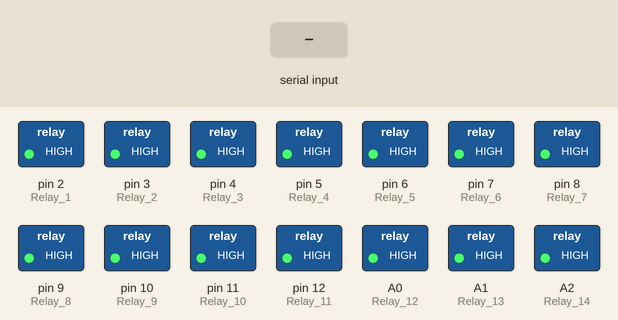
The sketch below on a simulated Arduino Uno, built with avr-gcc and run on an emulated ATmega328P. Shown: switched loads named in the sketch (green lamp = pin HIGH). The test bench sets the inputs (shaded band). What the sketch prints to the serial monitor is not drawn.

Above: at 1.2 s.
1.3 s: "A" received over Serial
At 2.5 s:
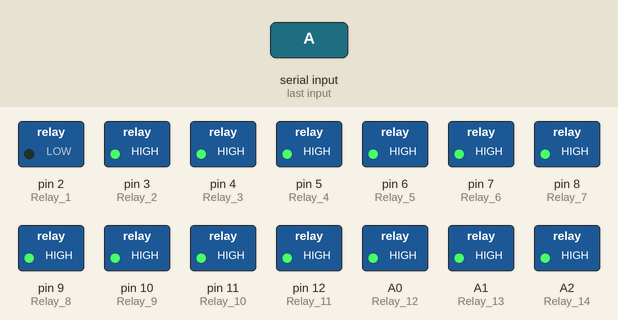
2.8 s: byte 74 ('J') received over Serial
At 3.8 s:
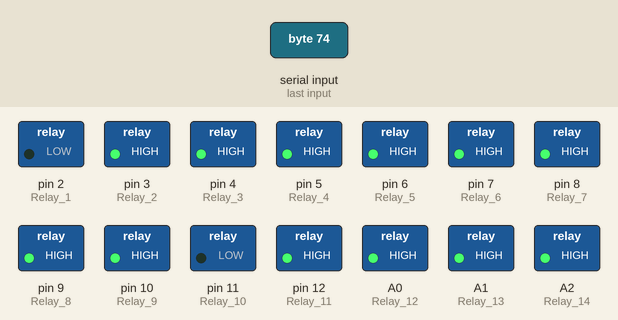
4.3 s: byte 75 ('K') received over Serial
At 4.9 s:
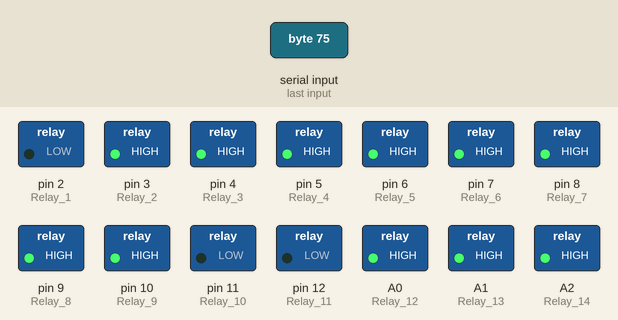
5.8 s: byte 76 ('L') received over Serial
At 6.1 s:
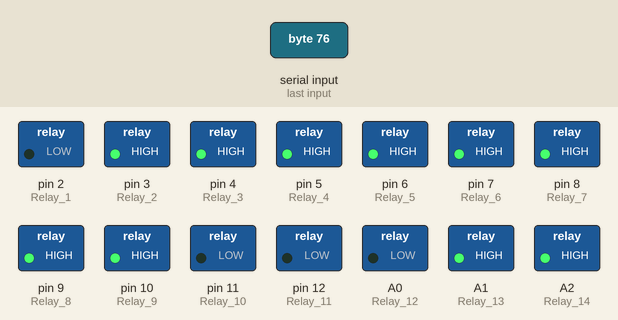
7.3 s: byte 77 ('M') received over Serial
At 8.4 s:
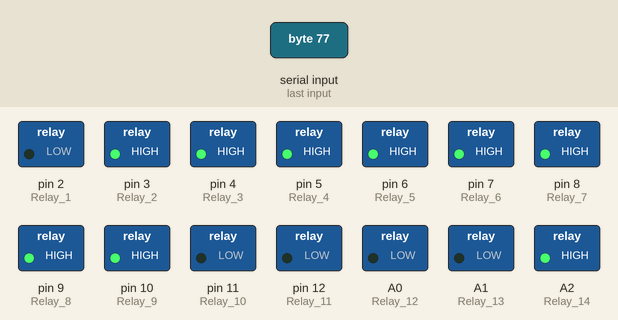
8.8 s: byte 78 ('N') received over Serial
At 9.5 s:
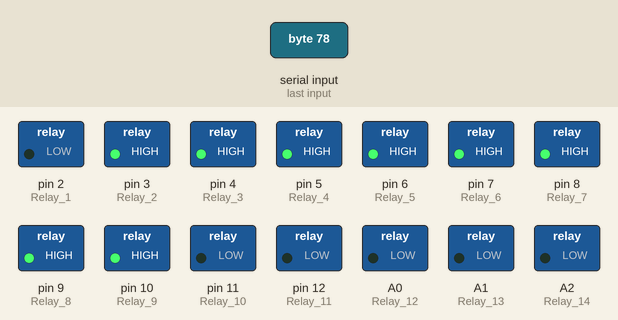
Timing chart, 0 to 11.3 s (numbered marks = the images above; inputs shaded):
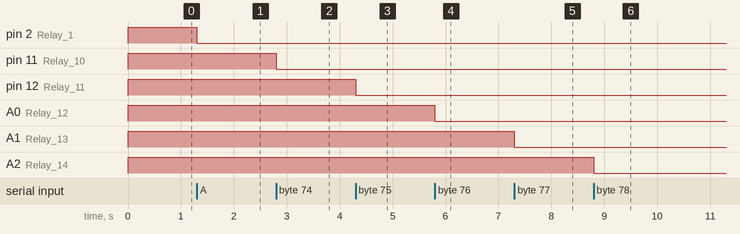

Measured:
- after the input at 1.3 s, pin 2 (Relay_1): HIGH → LOW at once
- after the input at 2.8 s, pin 11 (Relay_10): HIGH → LOW at once
- after the input at 4.3 s, pin 12 (Relay_11): HIGH → LOW at once
- after the input at 5.8 s, A0 (Relay_12): HIGH → LOW at once
- after the input at 7.3 s, A1 (Relay_13): HIGH → LOW at once
- after the input at 8.8 s, A2 (Relay_14): HIGH → LOW at once

The sketch:

RemoteRxr.ino
```cpp
const int Relay_1 = 2;
const int Relay_2 = 3;
const int Relay_3 = 4;
const int Relay_4 = 5;
const int Relay_5 = 6;
const int Relay_6 = 7;
const int Relay_7 = 8;
const int Relay_8 = 9;
const int Relay_9 = 10;
const int Relay_10 = 11;
const int Relay_11 = 12;
const int Relay_12 = A0;
const int Relay_13 = A1;
const int Relay_14 = A2;
const int Relay_15 = A3;
const int Relay_16 = A4;

void allPinsDown()
	{
		digitalWrite(Relay_1,HIGH);
		digitalWrite(Relay_2,HIGH);
		digitalWrite(Relay_3,HIGH);
		digitalWrite(Relay_4,HIGH);
		digitalWrite(Relay_5,HIGH);
		digitalWrite(Relay_6,HIGH);
		digitalWrite(Relay_7,HIGH);
		digitalWrite(Relay_8,HIGH);
		digitalWrite(Relay_9,HIGH);
		digitalWrite(Relay_10,HIGH);
		digitalWrite(Relay_11,HIGH);
		digitalWrite(Relay_12,HIGH);
		digitalWrite(Relay_13,HIGH);
		digitalWrite(Relay_14,HIGH);
		digitalWrite(Relay_15,HIGH);
		digitalWrite(Relay_16,HIGH);
	}

void setup()
	{
		pinMode(Relay_1,OUTPUT);
		pinMode(Relay_2,OUTPUT);
		pinMode(Relay_3,OUTPUT);
		pinMode(Relay_4,OUTPUT);
		pinMode(Relay_5,OUTPUT);
		pinMode(Relay_6,OUTPUT);
		pinMode(Relay_7,OUTPUT);
		pinMode(Relay_8,OUTPUT);
		pinMode(Relay_9,OUTPUT);
		pinMode(Relay_10,OUTPUT);
		pinMode(Relay_11,OUTPUT);
		pinMode(Relay_12,OUTPUT);
		pinMode(Relay_13,OUTPUT);
		pinMode(Relay_14,OUTPUT);
		pinMode(Relay_15,OUTPUT);
		pinMode(Relay_16,OUTPUT);

		allPinsDown();

		Serial.begin(9600);
	}

void loop()
	{

	}

void serialEvent()
	{
		while (Serial.available())
			{
				// get the new byte:
				char inChar = (char)Serial.read();
				Serial.print(inChar);
				if (inChar == 'X')
					{
						allPinsDown();
					}
				else if(inChar == 'A')
					{
						digitalWrite(Relay_1,LOW);
					}
				else if(inChar == 'B')
					{
						digitalWrite(Relay_2,LOW);
					}
				else if(inChar == 'C')
					{
						digitalWrite(Relay_3,LOW);
					}
				else if(inChar == 'D')
					{
						digitalWrite(Relay_4,LOW);
					}
				else if(inChar == 'E')
					{
						digitalWrite(Relay_5,LOW);
					}
				else if(inChar == 'F')
					{
						digitalWrite(Relay_6,LOW);
					}
				else if(inChar == 'G')
					{
						digitalWrite(Relay_7,LOW);
					}
				else if(inChar == 'H')
					{
						digitalWrite(Relay_8,LOW);
					}
				else if(inChar == 'I')
					{
						digitalWrite(Relay_9,LOW);
					}
				else if(inChar == 'J')
					{
						digitalWrite(Relay_10,LOW);
					}
				else if(inChar == 'K')
					{
						digitalWrite(Relay_11,LOW);
					}
				else if(inChar == 'L')
					{
						digitalWrite(Relay_12,LOW);
					}
				else if(inChar == 'M')
					{
						digitalWrite(Relay_13,LOW);
					}
				else if(inChar == 'N')
					{
						digitalWrite(Relay_14,LOW);
					}
				else if(inChar == 'O')
					{
						digitalWrite(Relay_15,LOW);
					}
				else if(inChar == 'P')
					{
						digitalWrite(Relay_16,LOW);
					}
			}
	}
```
